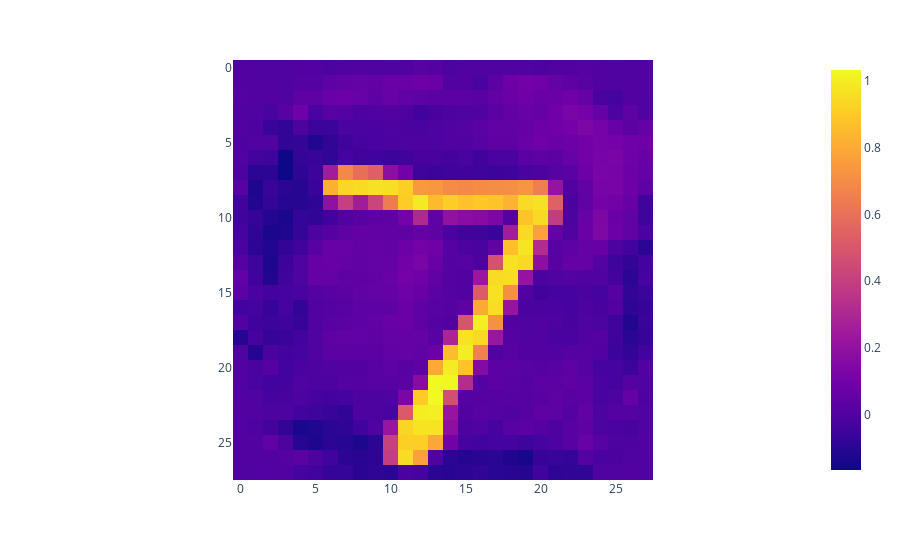

The cell this chart's notebook holds for it:
### Code cell
px.imshow(images_u[0].numpy().reshape(28,28))

### Figure 1 — Plotly figure (JSON) as saved in the notebook; plotly's stock layout.template omitted (floating-point values rounded to 4 significant figures; data arrays with more than 128 entries replaced by an {"elided": "..."} marker saying what was removed)
{"data": [{"coloraxis": "coloraxis", "hovertemplate": "x: %{x}<br>y: %{y}<br>color: %{z}<extra></extra>", "name": "0", "type": "heatmap", "xaxis": "x", "yaxis": "y", "z": {"elided": "28x28 float values"}}], "layout": {"coloraxis": {"colorscale": [[0, "#0d0887"], [0.1111, "#46039f"], [0.2222, "#7201a8"], [0.3333, "#9c179e"], [0.4444, "#bd3786"], [0.5556, "#d8576b"], [0.6667, "#ed7953"], [0.7778, "#fb9f3a"], [0.8889, "#fdca26"], [1, "#f0f921"]]}, "margin": {"t": 60}, "xaxis": {"anchor": "y", "constrain": "domain", "domain": [0, 1], "scaleanchor": "y"}, "yaxis": {"anchor": "x", "autorange": "reversed", "constrain": "domain", "domain": [0, 1]}}}
